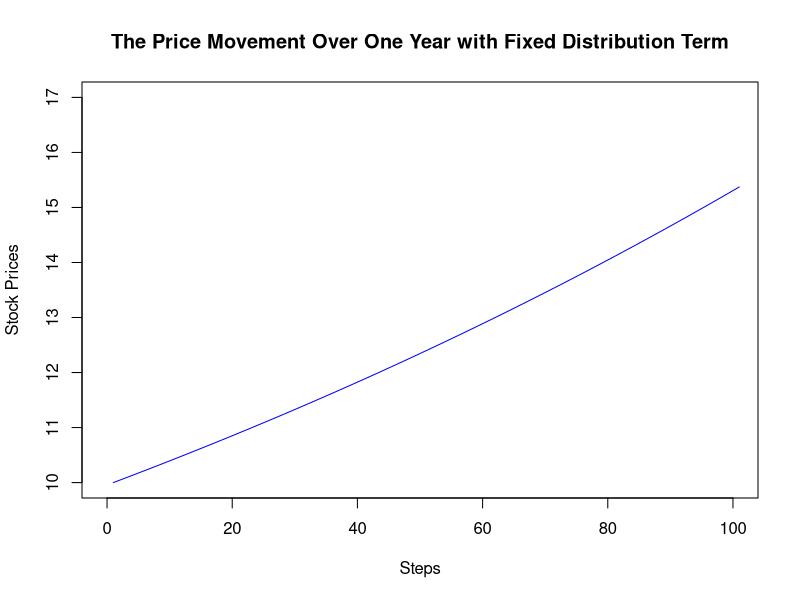
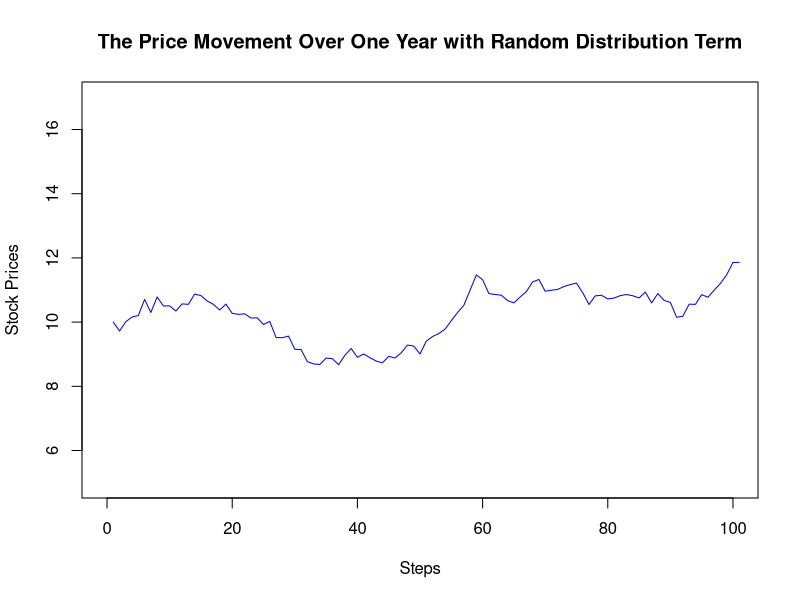
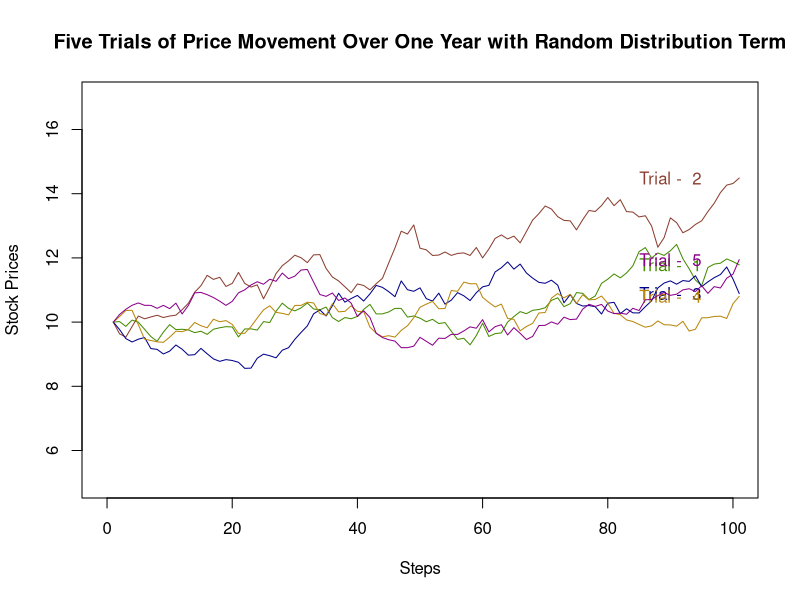

Here is the R script that generated these plots, in order:
###############################################################################################################
#Tosin Komolafe
#Case Study 3
#Statistics-0617-B
#Instructor: Professor Steven Stelk
###############################################################################################################

###############################################################################################################
#STEP 1: Consider following values for the purpose of this project:
###############################################################################################################

price = 10   #USD ($)
rate = 0.15 #(15% expected return per year)
sigma = 0.20 #(20% annual volatility in prices)
time = 1    #one year
number_of_steps = 100  #number of steps involved in calculation
distribution_term = 0.15 # e the distribution term with a zero mean

next_stock_price = function(price, rate, sigma, time, number_of_steps, distribution_term) {
  change_of_time = time/number_of_steps #change of time is the size of the unit step size=T/n 
  return(price * exp(((rate -(1/2 * sigma^2)) * change_of_time) + (sigma * distribution_term * sqrt(change_of_time))))
}

###############################################################################################################
#STEP 2: Starting with the initial stock price St as specified, and considering 100 Steps, 
#calculate the expected value of the stock price at the end of every successive change of time interval of time
###############################################################################################################

expected_values = function(price, distribution_term, random_distribution_term=FALSE) {
  stock_prices = c()
  stock_prices[1] = price
  for (i in 1:number_of_steps){
    if (random_distribution_term){
      distribution_term = rnorm(1)
    }
    stock_prices[i+1] = next_stock_price(stock_prices[i], rate, sigma, time, number_of_steps, distribution_term)
  }
  return(stock_prices)
}

stock_prices = expected_values(price, distribution_term)

###############################################################################################################
#STEP 3: Plot the entire movement of prices over the T period under observation
###############################################################################################################

plot(stock_prices, xlim=c(0, number_of_steps), ylim=c(10, 17), main='The Price Movement Over One Year with Fixed Distribution Term', xlab='Steps', ylab='Stock Prices', type='l', col='blue')

###############################################################################################################
#STEP 4: Instead of considering a fixed ?? as in the previous steps, randomly assign values to e 
#from a standard normal distribution.
###############################################################################################################

stock_prices = expected_values(price, distribution_term, random_distribution_term=TRUE)
plot(stock_prices, xlim=c(0, number_of_steps), ylim=c(5, 17), main='The Price Movement Over One Year with Random Distribution Term', xlab='Steps', ylab='Stock Prices', type='l', col='blue')

###############################################################################################################
#STEP 5: Perform 5 trials of 100 steps each to plot the probable movement of stock prices over a 1 year period. 
#        Plot each trajectory of prices as a separate line.
###############################################################################################################

colors = c('chartreuse4','coral4','blue4','darkgoldenrod','darkmagenta','dimgray','lightcoral','greenyellow','orangered4','black')

plot(stock_prices, xlim=c(0, number_of_steps), ylim=c(5, 17), main='Five Trials of Price Movement Over One Year with Random Distribution Term', xlab='Steps', ylab='Stock Prices', type='n')

trial = 5
for (t in 1:trial){
  stock_prices = expected_values(price, distribution_term, random_distribution_term=TRUE)
  lines(stock_prices, col=colors[t])
  text(90, stock_prices[101], paste('Trial - ',t), cex=1.0, col=colors[t])
}


###############################################################################################################
#After completing the project, answer the following as part of your analysis:
###############################################################################################################

###############################################################################################################
#Question 1: How wide a variance is noticeable in the final year-end price of the stock for the 
#5 separate trials performed through steps IV and V? Analyze and draw your conclusions.


#Answer: The fact about analyzying this cannot be fully conclusive with just five trials but these five trials 
#helps us to see a low variance because the stock prices are normally distributed. Concluding, we expect that 
#the final year-end price of the stock for the 5 seperate trials should have a relatively low variance that is,
#the price will not likely drift far away from the intial stock price.
###############################################################################################################


###############################################################################################################
#Question 2: Would the variance been higher if e (distribution term) was assigned purely on a random basis 
#from an arbitrary distribution? 


#Answer: Yes, the variance will be higher if the distribution term was assigned from an arbitrary distribution.
#Because there will be a likely chance of steep decrease or increase in relation to the price changes 
#for each of the steps.
###############################################################################################################